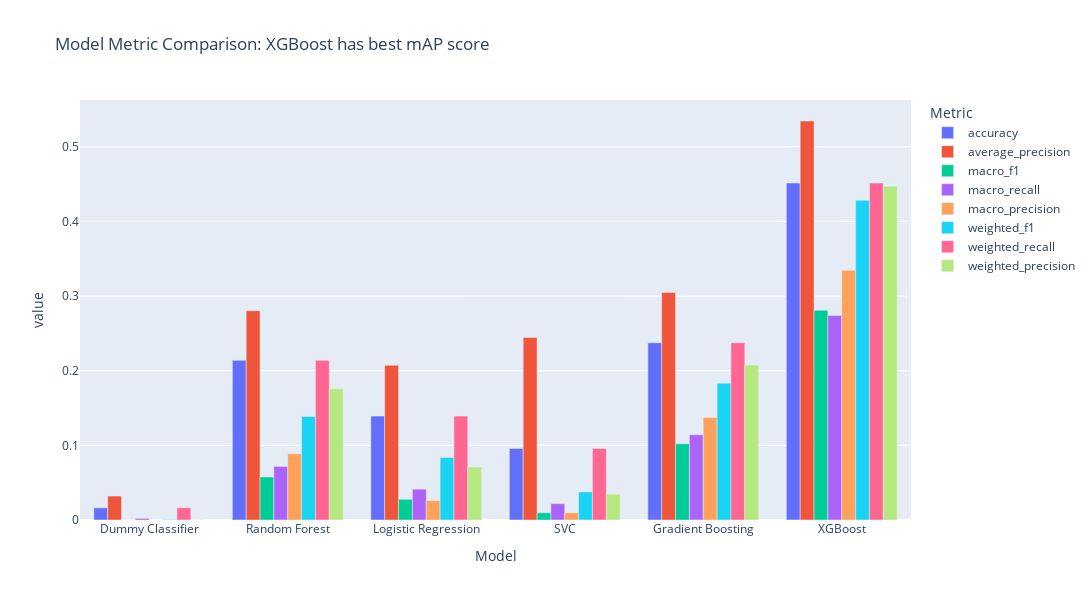

Notebook source saved alongside this figure:
### Code cell
fig = px.bar(
    metrics_df,
    x="model_name",
    y="value",
    color="metric",
    barmode="group",
    title="Model Metric Comparison: XGBoost has best mAP score",
    labels={"Value": "Score", "model_name": "Model", "metric": "Metric"},
)
fig.update_layout(width=1200, height=600, legend_title_text="Metric")
fig.show()

fig.write_image("images/model_metrics_comparison2.png", width=1200, height=600)

### Figure 1 — Plotly figure (JSON) as saved in the notebook; plotly's stock layout.template omitted (floating-point values rounded to 4 significant figures)
{"data": [{"alignmentgroup": "True", "hovertemplate": "Metric=accuracy<br>Model=%{x}<br>value=%{y}<extra></extra>", "legendgroup": "accuracy", "marker": {"color": "#636efa", "pattern": {"shape": ""}}, "name": "accuracy", "offsetgroup": "accuracy", "orientation": "v", "showlegend": true, "textposition": "auto", "x": ["Dummy Classifier", "Random Forest", "Logistic Regression", "SVC", "Gradient Boosting", "XGBoost"], "xaxis": "x", "y": [0.01633, 0.2139, 0.1392, 0.09581, 0.2375, 0.4514], "yaxis": "y", "type": "bar"}, {"alignmentgroup": "True", "hovertemplate": "Metric=average_precision<br>Model=%{x}<br>value=%{y}<extra></extra>", "legendgroup": "average_precision", "marker": {"color": "#EF553B", "pattern": {"shape": ""}}, "name": "average_precision", "offsetgroup": "average_precision", "orientation": "v", "showlegend": true, "textposition": "auto", "x": ["Dummy Classifier", "Random Forest", "Logistic Regression", "SVC", "Gradient Boosting", "XGBoost"], "xaxis": "x", "y": [0.03209, 0.2804, 0.2073, 0.2444, 0.3048, 0.5345], "yaxis": "y", "type": "bar"}, {"alignmentgroup": "True", "hovertemplate": "Metric=macro_f1<br>Model=%{x}<br>value=%{y}<extra></extra>", "legendgroup": "macro_f1", "marker": {"color": "#00cc96", "pattern": {"shape": ""}}, "name": "macro_f1", "offsetgroup": "macro_f1", "orientation": "v", "showlegend": true, "textposition": "auto", "x": ["Dummy Classifier", "Random Forest", "Logistic Regression", "SVC", "Gradient Boosting", "XGBoost"], "xaxis": "x", "y": [6.988e-05, 0.0576, 0.02773, 0.009612, 0.102, 0.2809], "yaxis": "y", "type": "bar"}, {"alignmentgroup": "True", "hovertemplate": "Metric=macro_recall<br>Model=%{x}<br>value=%{y}<extra></extra>", "legendgroup": "macro_recall", "marker": {"color": "#ab63fa", "pattern": {"shape": ""}}, "name": "macro_recall", "offsetgroup": "macro_recall", "orientation": "v", "showlegend": true, "textposition": "auto", "x": ["Dummy Classifier", "Random Forest", "Logistic Regression", "SVC", "Gradient Boosting", "XGBoost"], "xaxis": "x", "y": [0.002174, 0.07177, 0.04126, 0.02192, 0.1141, 0.2739], "yaxis": "y", "type": "bar"}, {"alignmentgroup": "True", "hovertemplate": "Metric=macro_precision<br>Model=%{x}<br>value=%{y}<extra></extra>", "legendgroup": "macro_precision", "marker": {"color": "#FFA15A", "pattern": {"shape": ""}}, "name": "macro_precision", "offsetgroup": "macro_precision", "orientation": "v", "showlegend": true, "textposition": "auto", "x": ["Dummy Classifier", "Random Forest", "Logistic Regression", "SVC", "Gradient Boosting", "XGBoost"], "xaxis": "x", "y": [3.551e-05, 0.08866, 0.02601, 0.009745, 0.1374, 0.3346], "yaxis": "y", "type": "bar"}, {"alignmentgroup": "True", "hovertemplate": "Metric=weighted_f1<br>Model=%{x}<br>value=%{y}<extra></extra>", "legendgroup": "weighted_f1", "marker": {"color": "#19d3f3", "pattern": {"shape": ""}}, "name": "weighted_f1", "offsetgroup": "weighted_f1", "orientation": "v", "showlegend": true, "textposition": "auto", "x": ["Dummy Classifier", "Random Forest", "Logistic Regression", "SVC", "Gradient Boosting", "XGBoost"], "xaxis": "x", "y": [0.000525, 0.1386, 0.08377, 0.03757, 0.1832, 0.4282], "yaxis": "y", "type": "bar"}, {"alignmentgroup": "True", "hovertemplate": "Metric=weighted_recall<br>Model=%{x}<br>value=%{y}<extra></extra>", "legendgroup": "weighted_recall", "marker": {"color": "#FF6692", "pattern": {"shape": ""}}, "name": "weighted_recall", "offsetgroup": "weighted_recall", "orientation": "v", "showlegend": true, "textposition": "auto", "x": ["Dummy Classifier", "Random Forest", "Logistic Regression", "SVC", "Gradient Boosting", "XGBoost"], "xaxis": "x", "y": [0.01633, 0.2139, 0.1392, 0.09581, 0.2375, 0.4514], "yaxis": "y", "type": "bar"}, {"alignmentgroup": "True", "hovertemplate": "Metric=weighted_precision<br>Model=%{x}<br>value=%{y}<extra></extra>", "legendgroup": "weighted_precision", "marker": {"color": "#B6E880", "pattern": {"shape": ""}}, "name": "weighted_precision", "offsetgroup": "weighted_precision", "orientation": "v", "showlegend": true, "textposition": "auto", "x": ["Dummy Classifier", "Random Forest", "Logistic Regression", "SVC", "Gradient Boosting", "XGBoost"], "xaxis": "x", "y": [0.0002668, 0.1758, 0.07087, 0.03463, 0.2075, 0.4472], "yaxis": "y", "type": "bar"}], "layout": {"xaxis": {"anchor": "y", "domain": [0.0, 1.0], "title": {"text": "Model"}}, "yaxis": {"anchor": "x", "domain": [0.0, 1.0], "title": {"text": "value"}}, "legend": {"title": {"text": "Metric"}, "tracegroupgap": 0}, "title": {"text": "Model Metric Comparison: XGBoost has best mAP score"}, "barmode": "group", "width": 1200, "height": 600}}
